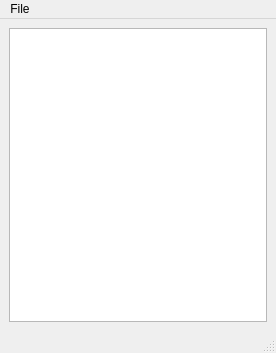
<?xml version="1.0" encoding="UTF-8"?>
<ui version="4.0">
 <class>MainWindow</class>
 <widget class="QMainWindow" name="MainWindow">
  <property name="geometry">
   <rect>
    <x>0</x>
    <y>0</y>
    <width>276</width>
    <height>353</height>
   </rect>
  </property>
  <property name="windowTitle">
   <string>MainWindow</string>
  </property>
  <widget class="QWidget" name="centralwidget">
   <layout class="QVBoxLayout" name="verticalLayout">
    <item>
     <widget class="QListView" name="listView"/>
    </item>
   </layout>
  </widget>
  <widget class="QMenuBar" name="menubar">
   <property name="geometry">
    <rect>
     <x>0</x>
     <y>0</y>
     <width>276</width>
     <height>28</height>
    </rect>
   </property>
   <widget class="QMenu" name="menuFile">
    <property name="title">
     <string>File</string>
    </property>
    <addaction name="actionSave"/>
   </widget>
   <addaction name="menuFile"/>
  </widget>
  <widget class="QStatusBar" name="statusBar"/>
  <action name="actionSave">
   <property name="text">
    <string>Save</string>
   </property>
  </action>
 </widget>
 <resources/>
 <connections/>
</ui>
